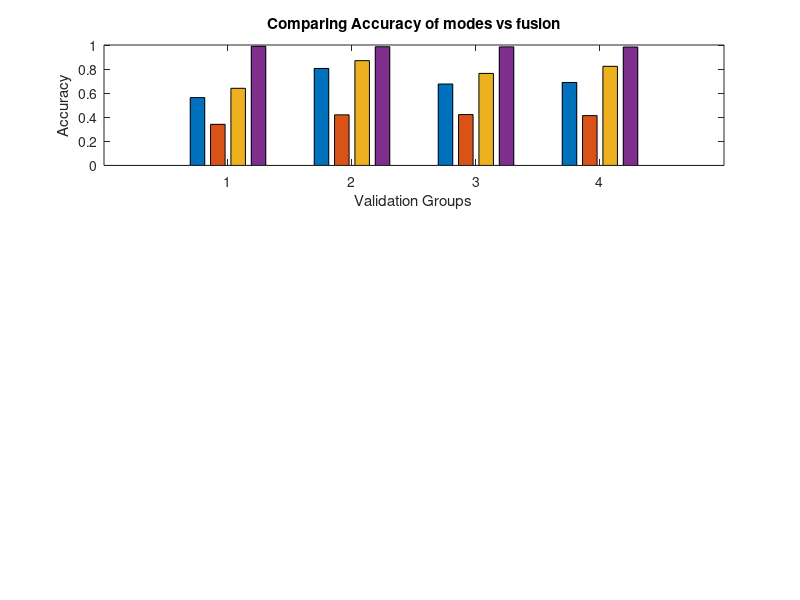

This chart was generated by the following MATLAB code:
%
M = [ .5634 .8054 .6761 .6890;...
    .3415 .4203 .4225 .4139; ...
    .6406 .8701 .7642 .8231; ...
    .9898 .9858 .9847 .9835]'

subplot(3,1,1), bar((M), .75, 'grouped')
xlabel('Validation Groups')
ylabel('Accuracy')
title('Comparing Accuracy of modes vs fusion')

debug = 1;

